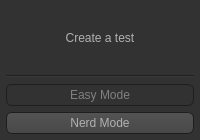
<?xml version="1.0" encoding="UTF-8"?>
<ui version="4.0">
 <class>main_window</class>
 <widget class="QMainWindow" name="main_window">
  <property name="geometry">
   <rect>
    <x>0</x>
    <y>0</y>
    <width>200</width>
    <height>140</height>
   </rect>
  </property>
  <property name="windowTitle">
   <string>Py-Grader</string>
  </property>
  <property name="styleSheet">
   <string notr="true">/*
    I did not create this
    This style was created by sommerc
    The original is here: https://github.com/sommerc/pyqt-stylesheets/blob/master/pyqtcss/src/dark_orange/style.qss
*/

QToolTip {
    border: 1px solid black;
    background-color: #ffa02f;
    padding: 1px;
    border-radius: 3px;
    opacity: 100;
}

QWidget {
    color: #b1b1b1;
    background-color: #323232;
}

QTreeView,
QListView {
    background-color: silver;
    margin-left: 5px;
}

QWidget:item:hover {
    background-color: QLinearGradient(x1: 0, y1: 0, x2: 0, y2: 1, stop: 0 #ffa02f, stop: 1 #ca0619);
    color: #000000;
}

QWidget:item:selected {
    background-color: QLinearGradient(x1: 0, y1: 0, x2: 0, y2: 1, stop: 0 #ffa02f, stop: 1 #d7801a);
}

QMenuBar::item {
    background: transparent;
}

QMenuBar::item:selected {
    background: transparent;
    border: 1px solid #ffaa00;
}

QMenuBar::item:pressed {
    background: #444;
    border: 1px solid #000;
    background-color: QLinearGradient(x1:0, y1:0,
            x2:0, y2:1,
            stop:1 #212121,
            stop:0.4 #343434
            /*,
        stop:0.2 #343434,
        stop:0.1 #ffaa00*/
        );
    margin-bottom: -1px;
    padding-bottom: 1px;
}

QMenu {
    border: 1px solid #000;
}

QMenu::item {
    padding: 2px 20px 2px 20px;
}

QMenu::item:selected {
    color: #000000;
}

QWidget:disabled {
    color: #808080;
    background-color: #323232;
}

QAbstractItemView {
    background-color: QLinearGradient(x1: 0, y1: 0, x2: 0, y2: 1, stop: 0 #4d4d4d, stop: 0.1 #646464, stop: 1 #5d5d5d);
}

QWidget:focus {
    /*border: 1px solid darkgray;*/
}

QLineEdit {
    background-color: QLinearGradient(x1: 0, y1: 0, x2: 0, y2: 1, stop: 0 #4d4d4d, stop: 0 #646464, stop: 1 #5d5d5d);
    padding: 1px;
    border-style: solid;
    border: 1px solid #1e1e1e;
    border-radius: 5;
}

QPushButton {
    color: #b1b1b1;
    background-color: QLinearGradient(x1: 0, y1: 0, x2: 0, y2: 1, stop: 0 #565656, stop: 0.1 #525252, stop: 0.5 #4e4e4e, stop: 0.9 #4a4a4a, stop: 1 #464646);
    border-width: 1px;
    border-color: #1e1e1e;
    border-style: solid;
    border-radius: 6;
    padding: 3px;
    font-size: 12px;
    padding-left: 5px;
    padding-right: 5px;
    min-width: 40px;
}

QPushButton:pressed {
    background-color: QLinearGradient(x1: 0, y1: 0, x2: 0, y2: 1, stop: 0 #2d2d2d, stop: 0.1 #2b2b2b, stop: 0.5 #292929, stop: 0.9 #282828, stop: 1 #252525);
}

QComboBox {
    selection-background-color: #ffaa00;
    background-color: QLinearGradient(x1: 0, y1: 0, x2: 0, y2: 1, stop: 0 #565656, stop: 0.1 #525252, stop: 0.5 #4e4e4e, stop: 0.9 #4a4a4a, stop: 1 #464646);
    border-style: solid;
    border: 1px solid #1e1e1e;
    border-radius: 5;
}

QComboBox:hover,
QPushButton:hover {
    border: 2px solid QLinearGradient(x1: 0, y1: 0, x2: 0, y2: 1, stop: 0 #ffa02f, stop: 1 #d7801a);
}


QComboBox:on {
    padding-top: 3px;
    padding-left: 4px;
    background-color: QLinearGradient(x1: 0, y1: 0, x2: 0, y2: 1, stop: 0 #2d2d2d, stop: 0.1 #2b2b2b, stop: 0.5 #292929, stop: 0.9 #282828, stop: 1 #252525);
    selection-background-color: #ffaa00;
}

QComboBox QAbstractItemView {
    border: 2px solid darkgray;
    selection-background-color: QLinearGradient(x1: 0, y1: 0, x2: 0, y2: 1, stop: 0 #ffa02f, stop: 1 #d7801a);
}

QComboBox::drop-down {
    subcontrol-origin: padding;
    subcontrol-position: top right;
    width: 15px;

    border-left-width: 0px;
    border-left-color: darkgray;
    border-left-style: solid;
    /* just a single line */
    border-top-right-radius: 3px;
    /* same radius as the QComboBox */
    border-bottom-right-radius: 3px;
}

QComboBox::down-arrow {
    image: url(:/dark_orange/img/down_arrow.png);
}

QGroupBox {
    border: 1px solid darkgray;
    margin-top: 10px;
}

QGroupBox:focus {
    border: 1px solid darkgray;
}

QTextEdit:focus {
    border: 1px solid darkgray;
}

QScrollBar:horizontal {
    border: 1px solid #222222;
    background: QLinearGradient(x1: 0, y1: 0, x2: 0, y2: 1, stop: 0.0 #121212, stop: 0.2 #282828, stop: 1 #484848);
    height: 7px;
    margin: 0px 16px 0 16px;
}

QScrollBar::handle:horizontal {
    background: QLinearGradient(x1: 0, y1: 0, x2: 1, y2: 0, stop: 0 #ffa02f, stop: 0.5 #d7801a, stop: 1 #ffa02f);
    min-height: 20px;
    border-radius: 2px;
}

QScrollBar::add-line:horizontal {
    border: 1px solid #1b1b19;
    border-radius: 2px;
    background: QLinearGradient(x1: 0, y1: 0, x2: 1, y2: 0, stop: 0 #ffa02f, stop: 1 #d7801a);
    width: 14px;
    subcontrol-position: right;
    subcontrol-origin: margin;
}

QScrollBar::sub-line:horizontal {
    border: 1px solid #1b1b19;
    border-radius: 2px;
    background: QLinearGradient(x1: 0, y1: 0, x2: 1, y2: 0, stop: 0 #ffa02f, stop: 1 #d7801a);
    width: 14px;
    subcontrol-position: left;
    subcontrol-origin: margin;
}

QScrollBar::right-arrow:horizontal,
QScrollBar::left-arrow:horizontal {
    border: 1px solid black;
    width: 1px;
    height: 1px;
    background: white;
}

QScrollBar::add-page:horizontal,
QScrollBar::sub-page:horizontal {
    background: none;
}

QScrollBar:vertical {
    background: QLinearGradient(x1: 0, y1: 0, x2: 1, y2: 0, stop: 0.0 #121212, stop: 0.2 #282828, stop: 1 #484848);
    width: 7px;
    margin: 16px 0 16px 0;
    border: 1px solid #222222;
}

QScrollBar::handle:vertical {
    background: QLinearGradient(x1: 0, y1: 0, x2: 0, y2: 1, stop: 0 #ffa02f, stop: 0.5 #d7801a, stop: 1 #ffa02f);
    min-height: 20px;
    border-radius: 2px;
}

QScrollBar::add-line:vertical {
    border: 1px solid #1b1b19;
    border-radius: 2px;
    background: QLinearGradient(x1: 0, y1: 0, x2: 0, y2: 1, stop: 0 #ffa02f, stop: 1 #d7801a);
    height: 14px;
    subcontrol-position: bottom;
    subcontrol-origin: margin;
}

QScrollBar::sub-line:vertical {
    border: 1px solid #1b1b19;
    border-radius: 2px;
    background: QLinearGradient(x1: 0, y1: 0, x2: 0, y2: 1, stop: 0 #d7801a, stop: 1 #ffa02f);
    height: 14px;
    subcontrol-position: top;
    subcontrol-origin: margin;
}

QScrollBar::up-arrow:vertical,
QScrollBar::down-arrow:vertical {
    border: 1px solid black;
    width: 1px;
    height: 1px;
    background: white;
}


QScrollBar::add-page:vertical,
QScrollBar::sub-page:vertical {
    background: none;
}

QTextEdit {
    background-color: #242424;
}

QPlainTextEdit {
    background-color: #242424;
}

QHeaderView::section {
    background-color: QLinearGradient(x1:0, y1:0, x2:0, y2:1, stop:0 #616161, stop: 0.5 #505050, stop: 0.6 #434343, stop:1 #656565);
    color: white;
    padding-left: 4px;
    border: 1px solid #6c6c6c;
}

QCheckBox:disabled {
    color: #414141;
}

QDockWidget::title {
    text-align: center;
    spacing: 3px;
    /* spacing between items in the tool bar */
    background-color: QLinearGradient(x1:0, y1:0, x2:0, y2:1, stop:0 #323232, stop: 0.5 #242424, stop:1 #323232);
}

QDockWidget::close-button,
QDockWidget::float-button {
    text-align: center;
    spacing: 1px;
    /* spacing between items in the tool bar */
    background-color: QLinearGradient(x1:0, y1:0, x2:0, y2:1, stop:0 #323232, stop: 0.5 #242424, stop:1 #323232);
}

QDockWidget::close-button:hover,
QDockWidget::float-button:hover {
    background: #242424;
}

QDockWidget::close-button:pressed,
QDockWidget::float-button:pressed {
    padding: 1px -1px -1px 1px;
}

QMainWindow::separator {
    background-color: QLinearGradient(x1:0, y1:0, x2:0, y2:1, stop:0 #161616, stop: 0.5 #151515, stop: 0.6 #212121, stop:1 #343434);
    color: white;
    padding-left: 4px;
    border: 1px solid #4c4c4c;
    spacing: 3px;
    /* spacing between items in the tool bar */
}

QMainWindow::separator:hover {

    background-color: QLinearGradient(x1:0, y1:0, x2:0, y2:1, stop:0 #d7801a, stop:0.5 #b56c17 stop:1 #ffa02f);
    color: white;
    padding-left: 4px;
    border: 1px solid #6c6c6c;
    spacing: 3px;
    /* spacing between items in the tool bar */
}

QToolBar::handle {
    spacing: 3px;
    /* spacing between items in the tool bar */
    background: url(:/dark_orange/img/handle.png);
}

QMenu::separator {
    height: 2px;
    background-color: QLinearGradient(x1:0, y1:0, x2:0, y2:1, stop:0 #161616, stop: 0.5 #151515, stop: 0.6 #212121, stop:1 #343434);
    color: white;
    padding-left: 4px;
    margin-left: 10px;
    margin-right: 5px;
}

QProgressBar {
    border: 2px solid grey;
    border-radius: 5px;
    text-align: center;
}

QProgressBar::chunk {
    background-color: #d7801a;
    width: 2.15px;
    margin: 0.5px;
}

QTabBar::tab {
    color: #b1b1b1;
    border: 1px solid #444;
    border-bottom-style: none;
    background-color: #323232;
    padding-left: 10px;
    padding-right: 10px;
    padding-top: 3px;
    padding-bottom: 2px;
    margin-right: -1px;
}

QTabWidget::pane {
    border: 1px solid #444;
    top: 1px;
}

QTabBar::tab:last {
    margin-right: 0;
    /* the last selected tab has nothing to overlap with on the right */
    border-top-right-radius: 3px;
}

QTabBar::tab:first: !selected {
    margin-left: 0px;
    /* the last selected tab has nothing to overlap with on the right */


    border-top-left-radius: 3px;
}

QTabBar::tab: !selected {
    color: #b1b1b1;
    border-bottom-style: solid;
    margin-top: 3px;
    background-color: QLinearGradient(x1:0, y1:0, x2:0, y2:1, stop:1 #212121, stop:.4 #343434);
}

QTabBar::tab:selected {
    border-top-left-radius: 3px;
    border-top-right-radius: 3px;
    margin-bottom: 0px;
}

QTabBar::tab: !selected:hover {
    /*border-top: 2px solid #ffaa00;
    padding-bottom: 3px;*/
    border-top-left-radius: 3px;
    border-top-right-radius: 3px;
    background-color: QLinearGradient(x1:0, y1:0, x2:0, y2:1, stop:1 #212121, stop:0.4 #343434, stop:0.2 #343434, stop:0.1 #ffaa00);
}

QRadioButton::indicator:checked,
QRadioButton::indicator:unchecked {
    color: #b1b1b1;
    background-color: #323232;
    border: 1px solid #b1b1b1;
    border-radius: 6px;
}

QRadioButton::indicator:checked {
    background-color: qradialgradient(cx: 0.5, cy: 0.5,
            fx: 0.5, fy: 0.5,
            radius: 1.0,
            stop: 0.25 #ffaa00,
            stop: 0.3 #323232);
}

QCheckBox::indicator {
    color: #b1b1b1;
    background-color: #323232;
    border: 1px solid #b1b1b1;
    width: 9px;
    height: 9px;
}

QRadioButton::indicator {
    border-radius: 6px;
}

QRadioButton::indicator:hover,
QCheckBox::indicator:hover {
    border: 1px solid #ffaa00;
}

QCheckBox::indicator:checked {
    image: url(:/dark_orange/img/checkbox.png);
}

QCheckBox::indicator:disabled,
QRadioButton::indicator:disabled {
    border: 1px solid #444;
}


QSlider::groove:horizontal {
    border: 1px solid #3A3939;
    height: 8px;
    background: #201F1F;
    margin: 2px 0;
    border-radius: 2px;
}

QSlider::handle:horizontal {
    background: QLinearGradient(x1: 0, y1: 0, x2: 0, y2: 1,
            stop: 0.0 silver, stop: 0.2 #a8a8a8, stop: 1 #727272);
    border: 1px solid #3A3939;
    width: 14px;
    height: 14px;
    margin: -4px 0;
    border-radius: 2px;
}

QSlider::groove:vertical {
    border: 1px solid #3A3939;
    width: 8px;
    background: #201F1F;
    margin: 0 0px;
    border-radius: 2px;
}

QSlider::handle:vertical {
    background: QLinearGradient(x1: 0, y1: 0, x2: 0, y2: 1, stop: 0.0 silver,
            stop: 0.2 #a8a8a8, stop: 1 #727272);
    border: 1px solid #3A3939;
    width: 14px;
    height: 14px;
    margin: 0 -4px;
    border-radius: 2px;
}

QAbstractSpinBox {
    padding-top: 2px;
    padding-bottom: 2px;
    border: 1px solid darkgray;

    border-radius: 2px;
    min-width: 50px;
}</string>
  </property>
  <widget class="QWidget" name="centralwidget">
   <layout class="QGridLayout" name="gridLayout">
    <property name="leftMargin">
     <number>6</number>
    </property>
    <property name="topMargin">
     <number>6</number>
    </property>
    <property name="rightMargin">
     <number>6</number>
    </property>
    <property name="bottomMargin">
     <number>6</number>
    </property>
    <item row="2" column="0">
     <widget class="QPushButton" name="easy_mode_button">
      <property name="enabled">
       <bool>false</bool>
      </property>
      <property name="toolTip">
       <string>Create a test by using a wizard
Not implemented yet</string>
      </property>
      <property name="text">
       <string>Easy Mode</string>
      </property>
     </widget>
    </item>
    <item row="0" column="0">
     <widget class="QLabel" name="title_label">
      <property name="text">
       <string>Create a test</string>
      </property>
      <property name="alignment">
       <set>Qt::AlignCenter</set>
      </property>
     </widget>
    </item>
    <item row="1" column="0">
     <widget class="Line" name="line">
      <property name="orientation">
       <enum>Qt::Horizontal</enum>
      </property>
     </widget>
    </item>
    <item row="3" column="0">
     <widget class="QPushButton" name="nerd_mode_button">
      <property name="toolTip">
       <string>Create a test by writing python code in vscode</string>
      </property>
      <property name="text">
       <string>Nerd Mode</string>
      </property>
     </widget>
    </item>
   </layout>
  </widget>
 </widget>
 <resources/>
 <connections/>
</ui>
